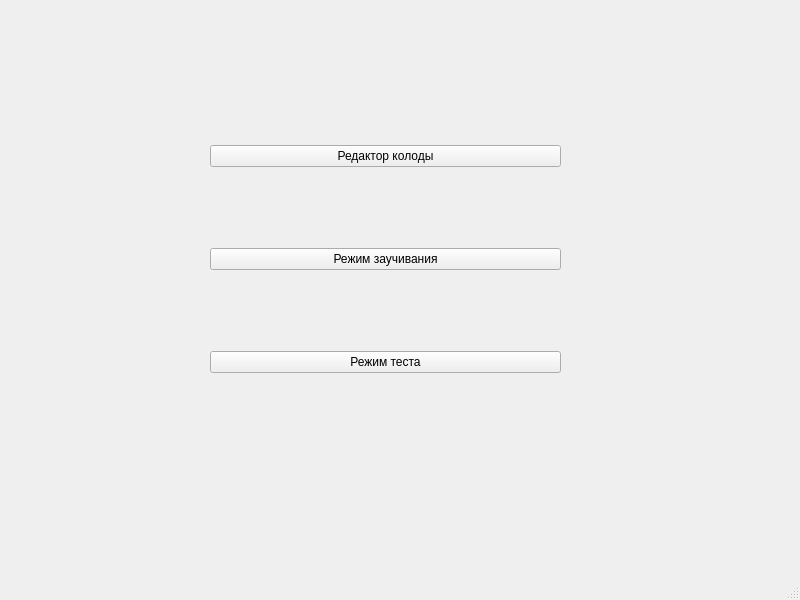
<?xml version="1.0" encoding="UTF-8"?>
<ui version="4.0">
 <class>MainWindow</class>
 <widget class="QMainWindow" name="MainWindow">
  <property name="geometry">
   <rect>
    <x>0</x>
    <y>0</y>
    <width>800</width>
    <height>600</height>
   </rect>
  </property>
  <property name="windowTitle">
   <string>MainWindow</string>
  </property>
  <widget class="QWidget" name="centralwidget">
   <widget class="QWidget" name="layoutWidget">
    <property name="geometry">
     <rect>
      <x>210</x>
      <y>70</y>
      <width>351</width>
      <height>381</height>
     </rect>
    </property>
    <layout class="QVBoxLayout" name="verticalLayout">
     <item>
      <widget class="QPushButton" name="editorButton">
       <property name="text">
        <string>Редактор колоды</string>
       </property>
      </widget>
     </item>
     <item>
      <widget class="QPushButton" name="learnButton">
       <property name="text">
        <string>Режим заучивания</string>
       </property>
      </widget>
     </item>
     <item>
      <widget class="QPushButton" name="testButton">
       <property name="text">
        <string>Режим теста</string>
       </property>
      </widget>
     </item>
    </layout>
   </widget>
  </widget>
  <widget class="QMenuBar" name="menubar">
   <property name="geometry">
    <rect>
     <x>0</x>
     <y>0</y>
     <width>800</width>
     <height>26</height>
    </rect>
   </property>
  </widget>
  <widget class="QStatusBar" name="statusbar"/>
 </widget>
 <resources/>
 <connections/>
</ui>
